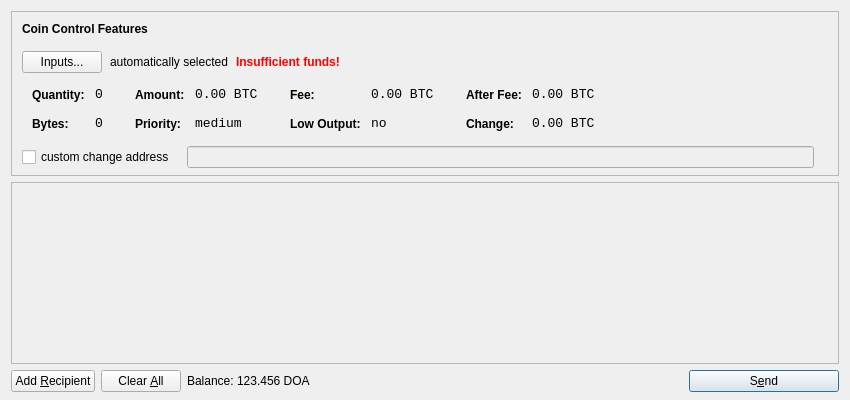
<?xml version="1.0" encoding="UTF-8"?>
<ui version="4.0">
 <class>SendCoinsDialog</class>
 <widget class="QDialog" name="SendCoinsDialog">
  <property name="geometry">
   <rect>
    <x>0</x>
    <y>0</y>
    <width>850</width>
    <height>400</height>
   </rect>
  </property>
  <property name="windowTitle">
   <string>Send Coins</string>
  </property>
  <layout class="QVBoxLayout" name="verticalLayout" stretch="0,1,0">
   <property name="bottomMargin">
    <number>8</number>
   </property>
   <item>
    <widget class="QFrame" name="frameCoinControl">
     <property name="sizePolicy">
      <sizepolicy hsizetype="Expanding" vsizetype="Expanding">
       <horstretch>0</horstretch>
       <verstretch>0</verstretch>
      </sizepolicy>
     </property>
     <property name="maximumSize">
      <size>
       <width>16777215</width>
       <height>16777215</height>
      </size>
     </property>
     <property name="frameShape">
      <enum>QFrame::StyledPanel</enum>
     </property>
     <property name="frameShadow">
      <enum>QFrame::Sunken</enum>
     </property>
     <layout class="QVBoxLayout" name="verticalLayoutCoinControl2">
      <property name="spacing">
       <number>-1</number>
      </property>
      <property name="leftMargin">
       <number>0</number>
      </property>
      <property name="topMargin">
       <number>0</number>
      </property>
      <property name="rightMargin">
       <number>0</number>
      </property>
      <property name="bottomMargin">
       <number>6</number>
      </property>
      <item>
       <layout class="QVBoxLayout" name="verticalLayoutCoinControl" stretch="0,0,0,0,1">
        <property name="spacing">
         <number>0</number>
        </property>
        <property name="leftMargin">
         <number>10</number>
        </property>
        <property name="topMargin">
         <number>10</number>
        </property>
        <item>
         <layout class="QHBoxLayout" name="horizontalLayoutCoinControl1">
          <property name="bottomMargin">
           <number>15</number>
          </property>
          <item>
           <widget class="QLabel" name="labelCoinControlFeatures">
            <property name="sizePolicy">
             <sizepolicy hsizetype="Preferred" vsizetype="Maximum">
              <horstretch>0</horstretch>
              <verstretch>0</verstretch>
             </sizepolicy>
            </property>
            <property name="font">
             <font>
              <weight>75</weight>
              <bold>true</bold>
             </font>
            </property>
            <property name="styleSheet">
             <string notr="true">font-weight:bold;</string>
            </property>
            <property name="text">
             <string>Coin Control Features</string>
            </property>
           </widget>
          </item>
         </layout>
        </item>
        <item>
         <layout class="QHBoxLayout" name="horizontalLayoutCoinControl2" stretch="0,0,0,0">
          <property name="spacing">
           <number>8</number>
          </property>
          <property name="bottomMargin">
           <number>10</number>
          </property>
          <item>
           <widget class="QPushButton" name="pushButtonCoinControl">
            <property name="styleSheet">
             <string notr="true"/>
            </property>
            <property name="text">
             <string>Inputs...</string>
            </property>
           </widget>
          </item>
          <item>
           <widget class="QLabel" name="labelCoinControlAutomaticallySelected">
            <property name="text">
             <string>automatically selected</string>
            </property>
            <property name="margin">
             <number>5</number>
            </property>
           </widget>
          </item>
          <item>
           <widget class="QLabel" name="labelCoinControlInsuffFunds">
            <property name="font">
             <font>
              <weight>75</weight>
              <bold>true</bold>
             </font>
            </property>
            <property name="styleSheet">
             <string notr="true">color:red;font-weight:bold;</string>
            </property>
            <property name="text">
             <string>Insufficient funds!</string>
            </property>
            <property name="margin">
             <number>5</number>
            </property>
           </widget>
          </item>
          <item>
           <spacer name="horizontalSpacerCoinControl">
            <property name="orientation">
             <enum>Qt::Horizontal</enum>
            </property>
            <property name="sizeHint" stdset="0">
             <size>
              <width>40</width>
              <height>1</height>
             </size>
            </property>
           </spacer>
          </item>
         </layout>
        </item>
        <item>
         <widget class="QWidget" name="widgetCoinControl" native="true">
          <property name="sizePolicy">
           <sizepolicy hsizetype="Preferred" vsizetype="Preferred">
            <horstretch>0</horstretch>
            <verstretch>0</verstretch>
           </sizepolicy>
          </property>
          <property name="minimumSize">
           <size>
            <width>0</width>
            <height>0</height>
           </size>
          </property>
          <property name="styleSheet">
           <string notr="true"/>
          </property>
          <layout class="QHBoxLayout" name="horizontalLayoutCoinControl5">
           <property name="margin">
            <number>0</number>
           </property>
           <item>
            <layout class="QHBoxLayout" name="horizontalLayoutCoinControl3" stretch="0,0,0,1">
             <property name="spacing">
              <number>20</number>
             </property>
             <property name="topMargin">
              <number>0</number>
             </property>
             <property name="bottomMargin">
              <number>10</number>
             </property>
             <item>
              <layout class="QFormLayout" name="formLayoutCoinControl1">
               <property name="horizontalSpacing">
                <number>10</number>
               </property>
               <property name="verticalSpacing">
                <number>14</number>
               </property>
               <property name="leftMargin">
                <number>10</number>
               </property>
               <property name="topMargin">
                <number>4</number>
               </property>
               <property name="rightMargin">
                <number>6</number>
               </property>
               <item row="0" column="0">
                <widget class="QLabel" name="labelCoinControlQuantityText">
                 <property name="styleSheet">
                  <string notr="true">font-weight:bold;</string>
                 </property>
                 <property name="text">
                  <string>Quantity:</string>
                 </property>
                 <property name="margin">
                  <number>0</number>
                 </property>
                </widget>
               </item>
               <item row="0" column="1">
                <widget class="QLabel" name="labelCoinControlQuantity">
                 <property name="font">
                  <font>
                   <family>Monospace</family>
                   <pointsize>10</pointsize>
                  </font>
                 </property>
                 <property name="cursor">
                  <cursorShape>IBeamCursor</cursorShape>
                 </property>
                 <property name="contextMenuPolicy">
                  <enum>Qt::ActionsContextMenu</enum>
                 </property>
                 <property name="text">
                  <string notr="true">0</string>
                 </property>
                 <property name="margin">
                  <number>0</number>
                 </property>
                 <property name="textInteractionFlags">
                  <set>Qt::LinksAccessibleByMouse|Qt::TextSelectableByKeyboard|Qt::TextSelectableByMouse</set>
                 </property>
                </widget>
               </item>
               <item row="1" column="0">
                <widget class="QLabel" name="labelCoinControlBytesText">
                 <property name="styleSheet">
                  <string notr="true">font-weight:bold;</string>
                 </property>
                 <property name="text">
                  <string>Bytes:</string>
                 </property>
                </widget>
               </item>
               <item row="1" column="1">
                <widget class="QLabel" name="labelCoinControlBytes">
                 <property name="font">
                  <font>
                   <family>Monospace</family>
                   <pointsize>10</pointsize>
                  </font>
                 </property>
                 <property name="cursor">
                  <cursorShape>IBeamCursor</cursorShape>
                 </property>
                 <property name="contextMenuPolicy">
                  <enum>Qt::ActionsContextMenu</enum>
                 </property>
                 <property name="text">
                  <string notr="true">0</string>
                 </property>
                 <property name="textInteractionFlags">
                  <set>Qt::LinksAccessibleByMouse|Qt::TextSelectableByKeyboard|Qt::TextSelectableByMouse</set>
                 </property>
                </widget>
               </item>
              </layout>
             </item>
             <item>
              <layout class="QFormLayout" name="formLayoutCoinControl2">
               <property name="horizontalSpacing">
                <number>10</number>
               </property>
               <property name="verticalSpacing">
                <number>14</number>
               </property>
               <property name="leftMargin">
                <number>6</number>
               </property>
               <property name="topMargin">
                <number>4</number>
               </property>
               <property name="rightMargin">
                <number>6</number>
               </property>
               <item row="0" column="0">
                <widget class="QLabel" name="labelCoinControlAmountText">
                 <property name="styleSheet">
                  <string notr="true">font-weight:bold;</string>
                 </property>
                 <property name="text">
                  <string>Amount:</string>
                 </property>
                 <property name="margin">
                  <number>0</number>
                 </property>
                </widget>
               </item>
               <item row="0" column="1">
                <widget class="QLabel" name="labelCoinControlAmount">
                 <property name="font">
                  <font>
                   <family>Monospace</family>
                   <pointsize>10</pointsize>
                  </font>
                 </property>
                 <property name="cursor">
                  <cursorShape>IBeamCursor</cursorShape>
                 </property>
                 <property name="contextMenuPolicy">
                  <enum>Qt::ActionsContextMenu</enum>
                 </property>
                 <property name="text">
                  <string notr="true">0.00 BTC</string>
                 </property>
                 <property name="textInteractionFlags">
                  <set>Qt::LinksAccessibleByMouse|Qt::TextSelectableByKeyboard|Qt::TextSelectableByMouse</set>
                 </property>
                </widget>
               </item>
               <item row="1" column="0">
                <widget class="QLabel" name="labelCoinControlPriorityText">
                 <property name="styleSheet">
                  <string notr="true">font-weight:bold;</string>
                 </property>
                 <property name="text">
                  <string>Priority:</string>
                 </property>
                </widget>
               </item>
               <item row="1" column="1">
                <widget class="QLabel" name="labelCoinControlPriority">
                 <property name="font">
                  <font>
                   <family>Monospace</family>
                   <pointsize>10</pointsize>
                  </font>
                 </property>
                 <property name="cursor">
                  <cursorShape>IBeamCursor</cursorShape>
                 </property>
                 <property name="contextMenuPolicy">
                  <enum>Qt::ActionsContextMenu</enum>
                 </property>
                 <property name="text">
                  <string>medium</string>
                 </property>
                 <property name="textInteractionFlags">
                  <set>Qt::LinksAccessibleByMouse|Qt::TextSelectableByKeyboard|Qt::TextSelectableByMouse</set>
                 </property>
                </widget>
               </item>
              </layout>
             </item>
             <item>
              <layout class="QFormLayout" name="formLayoutCoinControl3">
               <property name="horizontalSpacing">
                <number>10</number>
               </property>
               <property name="verticalSpacing">
                <number>14</number>
               </property>
               <property name="leftMargin">
                <number>6</number>
               </property>
               <property name="topMargin">
                <number>4</number>
               </property>
               <property name="rightMargin">
                <number>6</number>
               </property>
               <item row="0" column="0">
                <widget class="QLabel" name="labelCoinControlFeeText">
                 <property name="styleSheet">
                  <string notr="true">font-weight:bold;</string>
                 </property>
                 <property name="text">
                  <string>Fee:</string>
                 </property>
                 <property name="margin">
                  <number>0</number>
                 </property>
                </widget>
               </item>
               <item row="0" column="1">
                <widget class="QLabel" name="labelCoinControlFee">
                 <property name="font">
                  <font>
                   <family>Monospace</family>
                   <pointsize>10</pointsize>
                  </font>
                 </property>
                 <property name="cursor">
                  <cursorShape>IBeamCursor</cursorShape>
                 </property>
                 <property name="contextMenuPolicy">
                  <enum>Qt::ActionsContextMenu</enum>
                 </property>
                 <property name="text">
                  <string notr="true">0.00 BTC</string>
                 </property>
                 <property name="textInteractionFlags">
                  <set>Qt::LinksAccessibleByMouse|Qt::TextSelectableByKeyboard|Qt::TextSelectableByMouse</set>
                 </property>
                </widget>
               </item>
               <item row="1" column="0">
                <widget class="QLabel" name="labelCoinControlLowOutputText">
                 <property name="styleSheet">
                  <string notr="true">font-weight:bold;</string>
                 </property>
                 <property name="text">
                  <string>Low Output:</string>
                 </property>
                </widget>
               </item>
               <item row="1" column="1">
                <widget class="QLabel" name="labelCoinControlLowOutput">
                 <property name="font">
                  <font>
                   <family>Monospace</family>
                   <pointsize>10</pointsize>
                  </font>
                 </property>
                 <property name="cursor">
                  <cursorShape>IBeamCursor</cursorShape>
                 </property>
                 <property name="contextMenuPolicy">
                  <enum>Qt::ActionsContextMenu</enum>
                 </property>
                 <property name="text">
                  <string>no</string>
                 </property>
                 <property name="textInteractionFlags">
                  <set>Qt::LinksAccessibleByMouse|Qt::TextSelectableByKeyboard|Qt::TextSelectableByMouse</set>
                 </property>
                </widget>
               </item>
              </layout>
             </item>
             <item>
              <layout class="QFormLayout" name="formLayoutCoinControl4">
               <property name="horizontalSpacing">
                <number>10</number>
               </property>
               <property name="verticalSpacing">
                <number>14</number>
               </property>
               <property name="leftMargin">
                <number>6</number>
               </property>
               <property name="topMargin">
                <number>4</number>
               </property>
               <property name="rightMargin">
                <number>6</number>
               </property>
               <item row="0" column="0">
                <widget class="QLabel" name="labelCoinControlAfterFeeText">
                 <property name="styleSheet">
                  <string notr="true">font-weight:bold;</string>
                 </property>
                 <property name="text">
                  <string>After Fee:</string>
                 </property>
                 <property name="margin">
                  <number>0</number>
                 </property>
                </widget>
               </item>
               <item row="0" column="1">
                <widget class="QLabel" name="labelCoinControlAfterFee">
                 <property name="font">
                  <font>
                   <family>Monospace</family>
                   <pointsize>10</pointsize>
                  </font>
                 </property>
                 <property name="cursor">
                  <cursorShape>IBeamCursor</cursorShape>
                 </property>
                 <property name="contextMenuPolicy">
                  <enum>Qt::ActionsContextMenu</enum>
                 </property>
                 <property name="text">
                  <string notr="true">0.00 BTC</string>
                 </property>
                 <property name="textInteractionFlags">
                  <set>Qt::LinksAccessibleByMouse|Qt::TextSelectableByKeyboard|Qt::TextSelectableByMouse</set>
                 </property>
                </widget>
               </item>
               <item row="1" column="0">
                <widget class="QLabel" name="labelCoinControlChangeText">
                 <property name="styleSheet">
                  <string notr="true">font-weight:bold;</string>
                 </property>
                 <property name="text">
                  <string>Change:</string>
                 </property>
                </widget>
               </item>
               <item row="1" column="1">
                <widget class="QLabel" name="labelCoinControlChange">
                 <property name="font">
                  <font>
                   <family>Monospace</family>
                   <pointsize>10</pointsize>
                  </font>
                 </property>
                 <property name="cursor">
                  <cursorShape>IBeamCursor</cursorShape>
                 </property>
                 <property name="contextMenuPolicy">
                  <enum>Qt::ActionsContextMenu</enum>
                 </property>
                 <property name="text">
                  <string notr="true">0.00 BTC</string>
                 </property>
                 <property name="textInteractionFlags">
                  <set>Qt::LinksAccessibleByMouse|Qt::TextSelectableByKeyboard|Qt::TextSelectableByMouse</set>
                 </property>
                </widget>
               </item>
              </layout>
             </item>
            </layout>
           </item>
          </layout>
         </widget>
        </item>
        <item>
         <layout class="QHBoxLayout" name="horizontalLayoutCoinControl4" stretch="0,0,0">
          <property name="spacing">
           <number>12</number>
          </property>
          <property name="sizeConstraint">
           <enum>QLayout::SetDefaultConstraint</enum>
          </property>
          <property name="topMargin">
           <number>5</number>
          </property>
          <property name="rightMargin">
           <number>5</number>
          </property>
          <item>
           <widget class="QCheckBox" name="checkBoxCoinControlChange">
            <property name="text">
             <string>custom change address</string>
            </property>
           </widget>
          </item>
          <item>
           <widget class="QLineEdit" name="lineEditCoinControlChange">
            <property name="enabled">
             <bool>false</bool>
            </property>
            <property name="sizePolicy">
             <sizepolicy hsizetype="Expanding" vsizetype="Fixed">
              <horstretch>0</horstretch>
              <verstretch>0</verstretch>
             </sizepolicy>
            </property>
           </widget>
          </item>
          <item>
           <widget class="QLabel" name="labelCoinControlChangeLabel">
            <property name="sizePolicy">
             <sizepolicy hsizetype="Preferred" vsizetype="Expanding">
              <horstretch>0</horstretch>
              <verstretch>0</verstretch>
             </sizepolicy>
            </property>
            <property name="minimumSize">
             <size>
              <width>0</width>
              <height>0</height>
             </size>
            </property>
            <property name="text">
             <string/>
            </property>
            <property name="margin">
             <number>3</number>
            </property>
           </widget>
          </item>
         </layout>
        </item>
        <item>
         <spacer name="verticalSpacerCoinControl">
          <property name="orientation">
           <enum>Qt::Vertical</enum>
          </property>
          <property name="sizeHint" stdset="0">
           <size>
            <width>800</width>
            <height>1</height>
           </size>
          </property>
         </spacer>
        </item>
       </layout>
      </item>
     </layout>
    </widget>
   </item>
   <item>
    <widget class="QScrollArea" name="scrollArea">
     <property name="widgetResizable">
      <bool>true</bool>
     </property>
     <widget class="QWidget" name="scrollAreaWidgetContents">
      <property name="geometry">
       <rect>
        <x>0</x>
        <y>0</y>
        <width>830</width>
        <height>165</height>
       </rect>
      </property>
      <layout class="QVBoxLayout" name="verticalLayout_2">
       <property name="margin">
        <number>0</number>
       </property>
       <item>
        <layout class="QVBoxLayout" name="entries">
         <property name="spacing">
          <number>6</number>
         </property>
        </layout>
       </item>
       <item>
        <spacer name="verticalSpacer">
         <property name="orientation">
          <enum>Qt::Vertical</enum>
         </property>
         <property name="sizeHint" stdset="0">
          <size>
           <width>20</width>
           <height>40</height>
          </size>
         </property>
        </spacer>
       </item>
      </layout>
     </widget>
    </widget>
   </item>
   <item>
    <layout class="QHBoxLayout" name="horizontalLayout">
     <item>
      <widget class="QPushButton" name="addButton">
       <property name="toolTip">
        <string>Send to multiple recipients at once</string>
       </property>
       <property name="text">
        <string>Add &amp;Recipient</string>
       </property>
       <property name="icon">
        <iconset resource="../bitcoin.qrc">
         <normaloff>:/icons/add</normaloff>:/icons/add</iconset>
       </property>
       <property name="autoDefault">
        <bool>false</bool>
       </property>
      </widget>
     </item>
     <item>
      <widget class="QPushButton" name="clearButton">
       <property name="sizePolicy">
        <sizepolicy hsizetype="Minimum" vsizetype="Fixed">
         <horstretch>0</horstretch>
         <verstretch>0</verstretch>
        </sizepolicy>
       </property>
       <property name="toolTip">
        <string>Remove all transaction fields</string>
       </property>
       <property name="text">
        <string>Clear &amp;All</string>
       </property>
       <property name="icon">
        <iconset resource="../bitcoin.qrc">
         <normaloff>:/icons/remove</normaloff>:/icons/remove</iconset>
       </property>
       <property name="autoRepeatDelay">
        <number>300</number>
       </property>
       <property name="autoDefault">
        <bool>false</bool>
       </property>
      </widget>
     </item>
     <item>
      <layout class="QHBoxLayout" name="horizontalLayout_2">
       <property name="spacing">
        <number>3</number>
       </property>
       <item>
        <widget class="QLabel" name="label">
         <property name="text">
          <string>Balance:</string>
         </property>
        </widget>
       </item>
       <item>
        <widget class="QLabel" name="labelBalance">
         <property name="cursor">
          <cursorShape>IBeamCursor</cursorShape>
         </property>
         <property name="text">
          <string>123.456 DOA</string>
         </property>
         <property name="textInteractionFlags">
          <set>Qt::LinksAccessibleByMouse|Qt::TextSelectableByKeyboard|Qt::TextSelectableByMouse</set>
         </property>
        </widget>
       </item>
      </layout>
     </item>
     <item>
      <spacer name="horizontalSpacer">
       <property name="orientation">
        <enum>Qt::Horizontal</enum>
       </property>
       <property name="sizeHint" stdset="0">
        <size>
         <width>40</width>
         <height>20</height>
        </size>
       </property>
      </spacer>
     </item>
     <item>
      <widget class="QPushButton" name="sendButton">
       <property name="minimumSize">
        <size>
         <width>150</width>
         <height>0</height>
        </size>
       </property>
       <property name="toolTip">
        <string>Confirm the send action</string>
       </property>
       <property name="text">
        <string>S&amp;end</string>
       </property>
       <property name="icon">
        <iconset resource="../bitcoin.qrc">
         <normaloff>:/icons/send</normaloff>:/icons/send</iconset>
       </property>
       <property name="default">
        <bool>true</bool>
       </property>
      </widget>
     </item>
    </layout>
   </item>
  </layout>
 </widget>
 <resources>
  <include location="../bitcoin.qrc"/>
 </resources>
 <connections/>
</ui>
